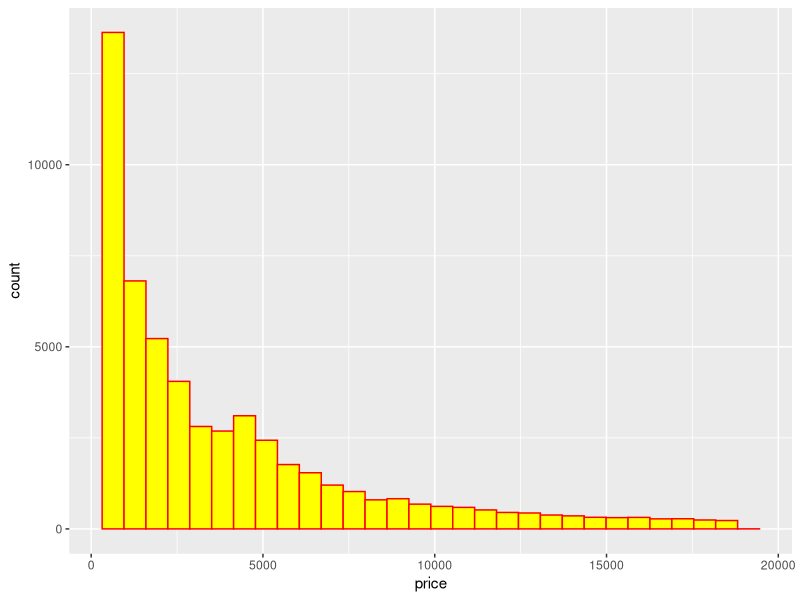
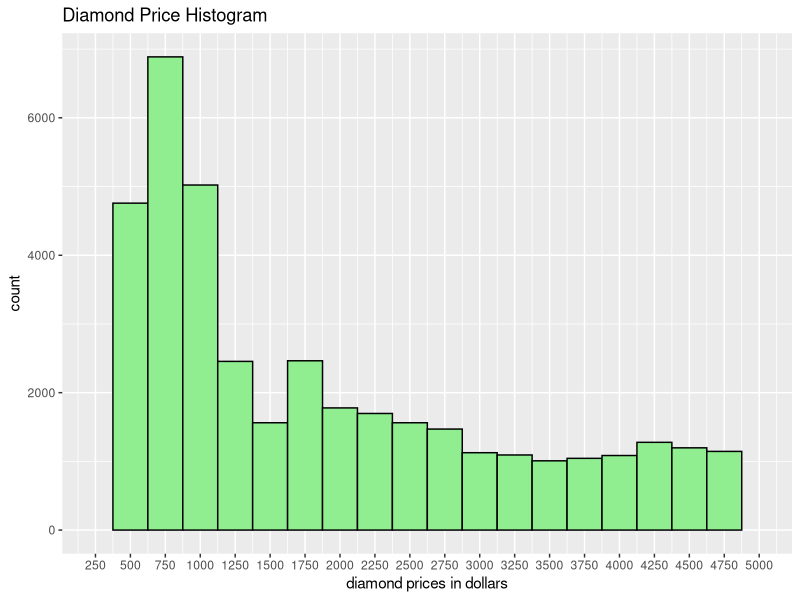

Write the R code that produced these figures, in order. (Note: this script raises an error after producing the figures.)
## ---- chunk 1
library(ggplot2)
data(diamonds)
dim(diamonds)
str(diamonds)
is.ordered(diamonds$color)
levels(diamonds$color)
## ---- chunk 2
ggplot(data = diamonds, aes(x = price)) + 
  geom_histogram(color = 'red', fill = 'yellow')

## ---- chunk 3
summary(diamonds$price)
## ---- chunk 4
#Diamonds cost less $500 
length(diamonds[diamonds$price < 500,]$price)
#Diamonds cost less $250
dim(subset(x = diamonds, price < 250))
#Diamonds cost more than or equal to 15000 
length(subset(diamonds, price >= 15000)$price)
## ---- chunk 5
# Explore the largest peak in the
# price histogram you created earlier.

# Try limiting the x-axis, altering the bin width,
# and setting different breaks on the x-axis.

# There won’t be a solution video for this
# question so go to the discussions to
# share your thoughts and discover
# what other people find.

# You can save images by using the ggsave() command.
# ggsave() will save the last plot created.
# For example...
#                  qplot(x = price, data = diamonds)
#                  ggsave('priceHistogram.png')

# ggsave currently recognises the extensions eps/ps, tex (pictex),
# pdf, jpeg, tiff, png, bmp, svg and wmf (windows only).

# Submit your final code when you are ready.

ggplot(data = diamonds, aes(x = price)) + 
  geom_histogram(binwidth = 250, color = 'black', fill = 'light green') + 
  scale_x_continuous(limits = c(250, 5000), breaks = seq(0, 5000, 250)) + 
  labs(x = 'diamond prices in dollars', title = "Diamond Price Histogram") +
  ggsave('priceHistogram.png') 
## ---- chunk 6
# Break out the histogram of diamond prices by cut.

# You should have five histograms in separate
# panels on your resulting plot.

# TYPE YOUR CODE BELOW THE LINE
# ======================================================
ggplot(data = diamonds, aes(x = price)) + 
  geom_histogram(binwidth = 250, color = 'black', fill = 'light green') + 
  scale_x_continuous(limits = c(250, 5000), breaks = seq(0, 5000, 250)) + 
  labs(x = 'diamond prices in dollars', title = "Diamond Price Histogram") +
  facet_wrap(~cut, ncol = 2)
## ---- chunk 7
print(sort(by(data = diamonds$price, INDICES = diamonds$cut, min)))
print('*************')
print(sort(by(data = diamonds$price, INDICES = diamonds$cut, max)))
print('***********')
print(sort(by(data = diamonds$price, INDICES = diamonds$cut, median)))
## ---- chunk 8
# Create a histogram of price per carat
# and facet it by cut. You can make adjustments
# to the code from the previous exercise to get
# started.

# Adjust the bin width and transform the scale
# of the x-axis using log10.

# Submit your final code when you are ready.

# ENTER YOUR CODE BELOW THIS LINE.
# ===========================================================================

ggplot(data = diamonds, aes(x = price/carat)) + 
  geom_histogram(bins = 20, color = "dark green", fill = "light blue") + 
  scale_x_log10() + 
  facet_wrap(~cut, ncol = 1) + 
  labs(x = "Price per carats")
  
## ---- chunk 9
# Investigate the price of diamonds using box plots,
# numerical summaries, and one of the following categorical
# variables: cut, clarity, or color.

# There won’t be a solution video for this
# exercise so go to the discussion thread for either
# BOXPLOTS BY CLARITY, BOXPLOT BY COLOR, or BOXPLOTS BY CUT
# to share you thoughts and to
# see what other people found.

# You can save images by using the ggsave() command.
# ggsave() will save the last plot created.
# For example...
#                  qplot(x = price, data = diamonds)
#                  ggsave('priceHistogram.png')

# ggsave currently recognises the extensions eps/ps, tex (pictex),
# pdf, jpeg, tiff, png, bmp, svg and wmf (windows only).

# Copy and paste all of the code that you used for
# your investigation, and submit it when you are ready.
# =================================================================

ggplot(data = diamonds, aes(y = price, x = clarity)) + 
  geom_boxplot()
## ---- chunk 10
summary(diamonds[diamonds$color == "D",]$price)
IQR(diamonds[diamonds$color == "D",]$price)
summary(diamonds[diamonds$color == "J",]$price)
best_color = max(levels(diamonds$color))
best_color
IQR(diamonds[diamonds$color == best_color,]$price)
worst_color = min(levels(diamonds$color))
IQR(diamonds[diamonds$color == worst_color,]$price)
